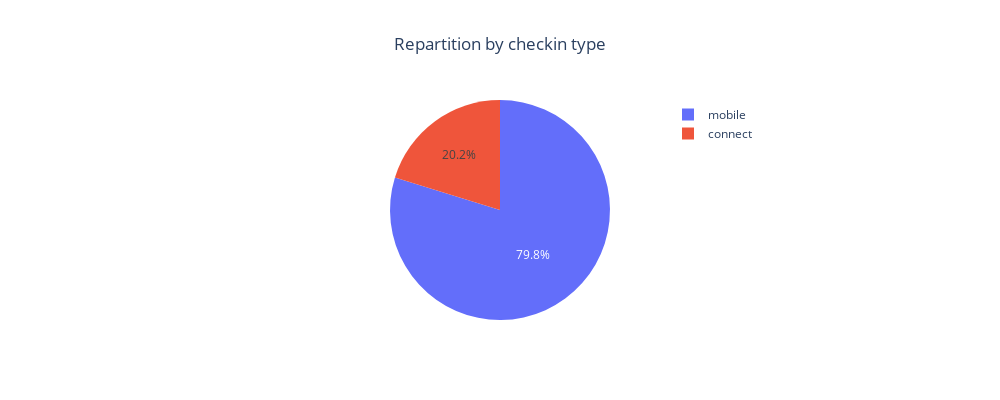

The code cell stored with this chart in its notebook:
### Markdown cell above
<a id='checkintype'></a>
##### 1 - Repartition connect/mobile

### Code cell
fig = px.pie(dataset, names='checkin_type', title= 'Repartition by checkin type', width = 1000, height=400)
fig.update_layout(title_x=0.5, legend=dict(x= 0.7))
fig.show();

### Figure 1 — Plotly figure (JSON) as saved in the notebook; plotly's stock layout.template omitted (floating-point values rounded to 4 significant figures; data arrays with more than 128 entries replaced by an {"elided": "..."} marker saying what was removed)
{"data": [{"domain": {"x": [0, 1], "y": [0, 1]}, "hovertemplate": "checkin_type=%{label}<extra></extra>", "labels": {"elided": "21310 str values"}, "legendgroup": "", "name": "", "showlegend": true, "type": "pie"}], "layout": {"height": 400, "legend": {"tracegroupgap": 0, "x": 0.7}, "title": {"text": "Repartition by checkin type", "x": 0.5}, "width": 1000}}
